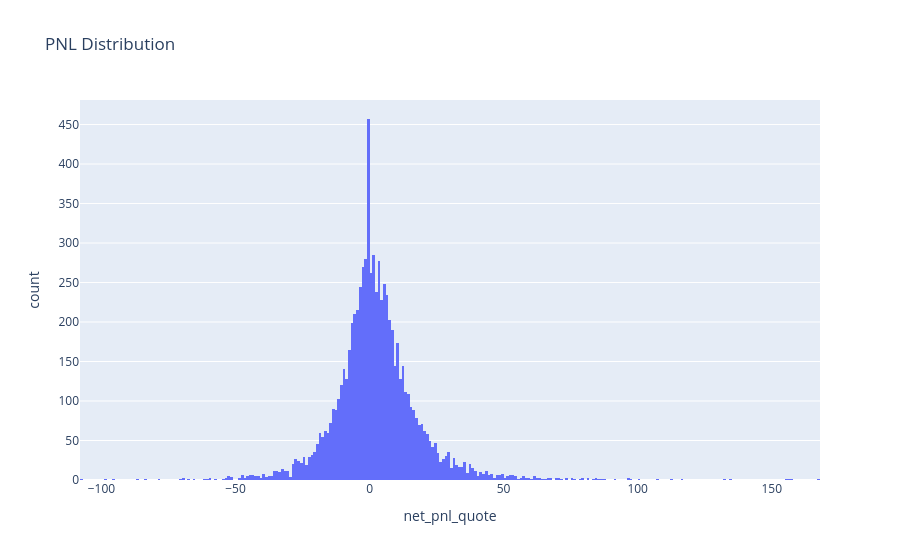

Source (notebook cell):
### Markdown cell above
### Histogram of PNL Distribution
The histogram displays the distribution of PNL values across all trades. It helps in understanding the frequency and range of profit and loss outcomes.

### Code cell
fig = px.histogram(executors_df, x='net_pnl_quote', title='PNL Distribution')
fig.show()

### Figure 1 — Plotly figure (JSON) as saved in the notebook; plotly's stock layout.template omitted (floating-point values rounded to 4 significant figures; data arrays with more than 128 entries replaced by an {"elided": "..."} marker saying what was removed)
{"data": [{"bingroup": "x", "hovertemplate": "net_pnl_quote=%{x}<br>count=%{y}<extra></extra>", "legendgroup": "", "marker": {"color": "#636efa", "pattern": {"shape": ""}}, "name": "", "orientation": "v", "showlegend": false, "type": "histogram", "x": {"elided": "7573 float values"}, "xaxis": "x", "yaxis": "y"}], "layout": {"barmode": "relative", "legend": {"tracegroupgap": 0}, "title": {"text": "PNL Distribution"}, "xaxis": {"anchor": "y", "domain": [0, 1], "title": {"text": "net_pnl_quote"}}, "yaxis": {"anchor": "x", "domain": [0, 1], "title": {"text": "count"}}}}
